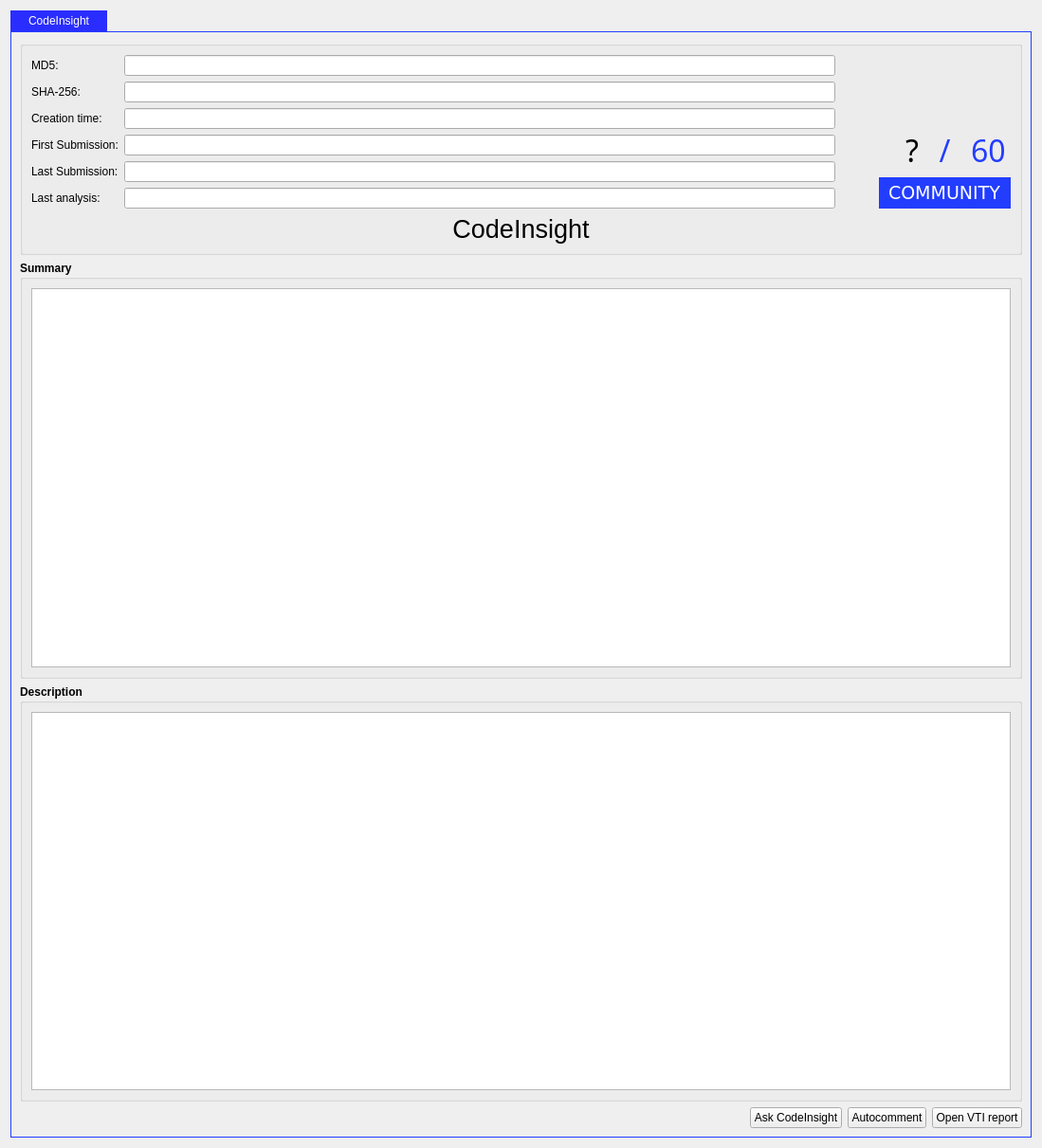
<?xml version="1.0" encoding="UTF-8"?>
<ui version="4.0">
 <class>panelUI</class>
 <widget class="QWidget" name="panelUI">
  <property name="geometry">
   <rect>
    <x>0</x>
    <y>0</y>
    <width>1099</width>
    <height>1211</height>
   </rect>
  </property>
  <property name="sizePolicy">
   <sizepolicy hsizetype="MinimumExpanding" vsizetype="MinimumExpanding">
    <horstretch>0</horstretch>
    <verstretch>0</verstretch>
   </sizepolicy>
  </property>
  <property name="windowTitle">
   <string>VirusTotal</string>
  </property>
  <property name="autoFillBackground">
   <bool>false</bool>
  </property>
  <property name="locale">
   <locale language="English" country="UnitedStates"/>
  </property>
  <layout class="QVBoxLayout" name="verticalLayout_11">
   <item>
    <layout class="QVBoxLayout" name="verticalLayout">
     <item>
      <widget class="QTabWidget" name="tabWidget">
       <property name="enabled">
        <bool>true</bool>
       </property>
       <property name="sizePolicy">
        <sizepolicy hsizetype="Minimum" vsizetype="Minimum">
         <horstretch>0</horstretch>
         <verstretch>0</verstretch>
        </sizepolicy>
       </property>
       <property name="autoFillBackground">
        <bool>false</bool>
       </property>
       <property name="styleSheet">
        <string notr="true">QTabBar::tab { 
border: 2px;
height: 20px;
width: 100%;
color: white;
background-color: rgb(248, 248, 248);
} 

QTabWidget::pane  { 
border-left: 1px solid rgb(35, 61, 255);
border-right: 1px solid rgb(35, 61, 255);
border-bottom: 1px solid rgb(35, 61, 255);
border-top: 1px solid rgb(35, 61, 255);
}

QTabBar::tab:selected { 
color: white;
background-color: rgb(42, 45, 255);
border-left: 1px solid rgb(42, 45, 255);
border-right: 1px solid rgb(42, 45, 255);
border-top: 1px solid rgb(42, 45, 255);
border-bottom: 1px solid rgb(42, 45, 255);
}

QTabBar::tab:!selected {
color: black;
background-color: rgb(248, 248, 248);
border-left: 1px solid gray;
border-right: 1px solid gray;
border-top: 1px solid gray;
}

QTabBarWidget::tab-bar {
color: black;
background-color: rgb(248, 248, 248);
border-bottom: 1px solid  rgb(35, 61, 255);
}</string>
       </property>
       <property name="tabPosition">
        <enum>QTabWidget::North</enum>
       </property>
       <property name="tabShape">
        <enum>QTabWidget::Rounded</enum>
       </property>
       <property name="currentIndex">
        <number>0</number>
       </property>
       <property name="elideMode">
        <enum>Qt::ElideLeft</enum>
       </property>
       <property name="usesScrollButtons">
        <bool>false</bool>
       </property>
       <property name="documentMode">
        <bool>false</bool>
       </property>
       <property name="tabsClosable">
        <bool>false</bool>
       </property>
       <property name="movable">
        <bool>false</bool>
       </property>
       <property name="tabBarAutoHide">
        <bool>false</bool>
       </property>
       <widget class="QWidget" name="tab_codeinsight">
        <property name="sizePolicy">
         <sizepolicy hsizetype="MinimumExpanding" vsizetype="MinimumExpanding">
          <horstretch>0</horstretch>
          <verstretch>0</verstretch>
         </sizepolicy>
        </property>
        <attribute name="title">
         <string>CodeInsight</string>
        </attribute>
        <layout class="QVBoxLayout" name="verticalLayout_20">
         <item>
          <widget class="QGroupBox" name="groupBox">
           <property name="accessibleName">
            <string>General</string>
           </property>
           <property name="autoFillBackground">
            <bool>false</bool>
           </property>
           <property name="title">
            <string/>
           </property>
           <property name="flat">
            <bool>true</bool>
           </property>
           <layout class="QVBoxLayout" name="verticalLayout_7">
            <item>
             <layout class="QHBoxLayout" name="horizontalLayout_10">
              <item>
               <layout class="QGridLayout" name="gridLayout">
                <property name="sizeConstraint">
                 <enum>QLayout::SetMaximumSize</enum>
                </property>
                <item row="2" column="2">
                 <widget class="QLineEdit" name="le_creationtime">
                  <property name="sizePolicy">
                   <sizepolicy hsizetype="MinimumExpanding" vsizetype="Fixed">
                    <horstretch>0</horstretch>
                    <verstretch>0</verstretch>
                   </sizepolicy>
                  </property>
                  <property name="text">
                   <string/>
                  </property>
                  <property name="readOnly">
                   <bool>true</bool>
                  </property>
                  <property name="placeholderText">
                   <string notr="true"/>
                  </property>
                 </widget>
                </item>
                <item row="4" column="0">
                 <widget class="QLabel" name="label_8">
                  <property name="text">
                   <string>Last Submission:</string>
                  </property>
                 </widget>
                </item>
                <item row="3" column="0">
                 <widget class="QLabel" name="label_7">
                  <property name="text">
                   <string>First Submission:</string>
                  </property>
                 </widget>
                </item>
                <item row="2" column="0">
                 <widget class="QLabel" name="label_6">
                  <property name="text">
                   <string>Creation time:</string>
                  </property>
                 </widget>
                </item>
                <item row="3" column="2">
                 <widget class="QLineEdit" name="le_fs">
                  <property name="sizePolicy">
                   <sizepolicy hsizetype="MinimumExpanding" vsizetype="Fixed">
                    <horstretch>0</horstretch>
                    <verstretch>0</verstretch>
                   </sizepolicy>
                  </property>
                  <property name="text">
                   <string/>
                  </property>
                  <property name="maxLength">
                   <number>32900</number>
                  </property>
                  <property name="readOnly">
                   <bool>true</bool>
                  </property>
                  <property name="placeholderText">
                   <string notr="true"/>
                  </property>
                  <property name="clearButtonEnabled">
                   <bool>false</bool>
                  </property>
                 </widget>
                </item>
                <item row="1" column="2">
                 <widget class="QLineEdit" name="le_Sha256">
                  <property name="sizePolicy">
                   <sizepolicy hsizetype="MinimumExpanding" vsizetype="Fixed">
                    <horstretch>0</horstretch>
                    <verstretch>0</verstretch>
                   </sizepolicy>
                  </property>
                  <property name="maximumSize">
                   <size>
                    <width>16777215</width>
                    <height>16777215</height>
                   </size>
                  </property>
                  <property name="text">
                   <string/>
                  </property>
                  <property name="readOnly">
                   <bool>true</bool>
                  </property>
                  <property name="placeholderText">
                   <string notr="true"/>
                  </property>
                 </widget>
                </item>
                <item row="0" column="0">
                 <widget class="QLabel" name="label">
                  <property name="text">
                   <string>MD5:</string>
                  </property>
                 </widget>
                </item>
                <item row="0" column="2">
                 <widget class="QLineEdit" name="le_md5">
                  <property name="sizePolicy">
                   <sizepolicy hsizetype="MinimumExpanding" vsizetype="Fixed">
                    <horstretch>0</horstretch>
                    <verstretch>0</verstretch>
                   </sizepolicy>
                  </property>
                  <property name="text">
                   <string/>
                  </property>
                  <property name="readOnly">
                   <bool>true</bool>
                  </property>
                  <property name="placeholderText">
                   <string notr="true"/>
                  </property>
                 </widget>
                </item>
                <item row="1" column="0">
                 <widget class="QLabel" name="label_2">
                  <property name="text">
                   <string>SHA-256:</string>
                  </property>
                 </widget>
                </item>
                <item row="5" column="0">
                 <widget class="QLabel" name="label_11">
                  <property name="text">
                   <string>Last analysis:</string>
                  </property>
                 </widget>
                </item>
                <item row="4" column="2">
                 <widget class="QLineEdit" name="le_ls">
                  <property name="sizePolicy">
                   <sizepolicy hsizetype="MinimumExpanding" vsizetype="Fixed">
                    <horstretch>0</horstretch>
                    <verstretch>0</verstretch>
                   </sizepolicy>
                  </property>
                  <property name="text">
                   <string/>
                  </property>
                  <property name="readOnly">
                   <bool>true</bool>
                  </property>
                  <property name="placeholderText">
                   <string notr="true"/>
                  </property>
                 </widget>
                </item>
                <item row="5" column="2">
                 <widget class="QLineEdit" name="le_la">
                  <property name="sizePolicy">
                   <sizepolicy hsizetype="MinimumExpanding" vsizetype="Fixed">
                    <horstretch>0</horstretch>
                    <verstretch>0</verstretch>
                   </sizepolicy>
                  </property>
                  <property name="text">
                   <string/>
                  </property>
                  <property name="placeholderText">
                   <string notr="true"/>
                  </property>
                 </widget>
                </item>
               </layout>
              </item>
              <item>
               <spacer name="horizontalSpacer_7">
                <property name="orientation">
                 <enum>Qt::Horizontal</enum>
                </property>
                <property name="sizeType">
                 <enum>QSizePolicy::Preferred</enum>
                </property>
                <property name="sizeHint" stdset="0">
                 <size>
                  <width>40</width>
                  <height>20</height>
                 </size>
                </property>
               </spacer>
              </item>
              <item>
               <layout class="QVBoxLayout" name="verticalLayout_16">
                <property name="sizeConstraint">
                 <enum>QLayout::SetFixedSize</enum>
                </property>
                <item>
                 <widget class="QLabel" name="label_15">
                  <property name="text">
                   <string>&lt;html&gt;&lt;head/&gt;&lt;body&gt;&lt;p&gt;&lt;img src=&quot;:/vtlogo/vt_logo.png&quot;/&gt;&lt;/p&gt;&lt;/body&gt;&lt;/html&gt;</string>
                  </property>
                  <property name="alignment">
                   <set>Qt::AlignCenter</set>
                  </property>
                 </widget>
                </item>
                <item>
                 <layout class="QVBoxLayout" name="verticalLayout_19">
                  <item>
                   <layout class="QHBoxLayout" name="horizontalLayout_14">
                    <property name="sizeConstraint">
                     <enum>QLayout::SetMinimumSize</enum>
                    </property>
                    <item>
                     <widget class="QLabel" name="ratio_malicious">
                      <property name="font">
                       <font>
                        <family>Geneva</family>
                        <pointsize>24</pointsize>
                       </font>
                      </property>
                      <property name="text">
                       <string>?</string>
                      </property>
                      <property name="textFormat">
                       <enum>Qt::RichText</enum>
                      </property>
                      <property name="scaledContents">
                       <bool>false</bool>
                      </property>
                      <property name="alignment">
                       <set>Qt::AlignRight|Qt::AlignTrailing|Qt::AlignVCenter</set>
                      </property>
                     </widget>
                    </item>
                    <item>
                     <widget class="QLabel" name="ratio_slash">
                      <property name="font">
                       <font>
                        <family>Geneva</family>
                        <pointsize>24</pointsize>
                       </font>
                      </property>
                      <property name="styleSheet">
                       <string notr="true">color: rgb(35, 61, 255);
</string>
                      </property>
                      <property name="text">
                       <string>/</string>
                      </property>
                      <property name="alignment">
                       <set>Qt::AlignCenter</set>
                      </property>
                     </widget>
                    </item>
                    <item>
                     <widget class="QLabel" name="ratio_total">
                      <property name="font">
                       <font>
                        <family>Geneva</family>
                        <pointsize>24</pointsize>
                       </font>
                      </property>
                      <property name="styleSheet">
                       <string notr="true">color: rgb(35, 61, 255);</string>
                      </property>
                      <property name="text">
                       <string>60</string>
                      </property>
                      <property name="alignment">
                       <set>Qt::AlignLeading|Qt::AlignLeft|Qt::AlignVCenter</set>
                      </property>
                     </widget>
                    </item>
                   </layout>
                  </item>
                  <item alignment="Qt::AlignHCenter">
                   <widget class="QLabel" name="api_key_type">
                    <property name="font">
                     <font>
                      <family>Verdana</family>
                      <pointsize>14</pointsize>
                     </font>
                    </property>
                    <property name="styleSheet">
                     <string notr="true">background-color: rgb(35, 61, 255);
color: #ffffffff;
border:20px;
border-left: 5px solid rgb(35, 61, 255);
border-right: 5px solid rgb(35, 61, 255);
border-bottom: 5px solid rgb(35, 61, 255);
border-top: 5px solid rgb(35, 61, 255);
</string>
                    </property>
                    <property name="text">
                     <string>COMMUNITY</string>
                    </property>
                   </widget>
                  </item>
                 </layout>
                </item>
               </layout>
              </item>
             </layout>
            </item>
            <item>
             <widget class="QLabel" name="label_codeinsight">
              <property name="sizePolicy">
               <sizepolicy hsizetype="Minimum" vsizetype="Preferred">
                <horstretch>0</horstretch>
                <verstretch>0</verstretch>
               </sizepolicy>
              </property>
              <property name="font">
               <font>
                <pointsize>20</pointsize>
               </font>
              </property>
              <property name="layoutDirection">
               <enum>Qt::LeftToRight</enum>
              </property>
              <property name="autoFillBackground">
               <bool>false</bool>
              </property>
              <property name="text">
               <string>CodeInsight</string>
              </property>
              <property name="scaledContents">
               <bool>false</bool>
              </property>
              <property name="alignment">
               <set>Qt::AlignCenter</set>
              </property>
             </widget>
            </item>
           </layout>
          </widget>
         </item>
         <item>
          <widget class="QGroupBox" name="groupBox_5">
           <property name="sizePolicy">
            <sizepolicy hsizetype="MinimumExpanding" vsizetype="MinimumExpanding">
             <horstretch>0</horstretch>
             <verstretch>0</verstretch>
            </sizepolicy>
           </property>
           <property name="font">
            <font>
             <weight>75</weight>
             <bold>true</bold>
            </font>
           </property>
           <property name="title">
            <string>Summary</string>
           </property>
           <property name="flat">
            <bool>true</bool>
           </property>
           <layout class="QVBoxLayout" name="verticalLayout_15">
            <item>
             <layout class="QVBoxLayout" name="verticalLayout_2">
              <item>
               <widget class="QTextBrowser" name="tb_ci_summary"/>
              </item>
             </layout>
            </item>
           </layout>
          </widget>
         </item>
         <item>
          <widget class="QGroupBox" name="groupBox_3">
           <property name="sizePolicy">
            <sizepolicy hsizetype="MinimumExpanding" vsizetype="Expanding">
             <horstretch>0</horstretch>
             <verstretch>0</verstretch>
            </sizepolicy>
           </property>
           <property name="minimumSize">
            <size>
             <width>40</width>
             <height>12</height>
            </size>
           </property>
           <property name="font">
            <font>
             <weight>75</weight>
             <bold>true</bold>
            </font>
           </property>
           <property name="title">
            <string>Description</string>
           </property>
           <property name="flat">
            <bool>true</bool>
           </property>
           <layout class="QVBoxLayout" name="verticalLayout_3">
            <item>
             <widget class="QTextBrowser" name="tb_ci_description">
              <property name="sizePolicy">
               <sizepolicy hsizetype="Minimum" vsizetype="Expanding">
                <horstretch>0</horstretch>
                <verstretch>0</verstretch>
               </sizepolicy>
              </property>
              <property name="acceptDrops">
               <bool>false</bool>
              </property>
              <property name="documentTitle">
               <string notr="true"/>
              </property>
              <property name="lineWrapMode">
               <enum>QTextEdit::NoWrap</enum>
              </property>
              <property name="html">
               <string>&lt;!DOCTYPE HTML PUBLIC &quot;-//W3C//DTD HTML 4.0//EN&quot; &quot;http://www.w3.org/TR/REC-html40/strict.dtd&quot;&gt;
&lt;html&gt;&lt;head&gt;&lt;meta name=&quot;qrichtext&quot; content=&quot;1&quot; /&gt;&lt;style type=&quot;text/css&quot;&gt;
p, li { white-space: pre-wrap; }
&lt;/style&gt;&lt;/head&gt;&lt;body style=&quot; font-family:'.AppleSystemUIFont'; font-size:13pt; font-weight:400; font-style:normal;&quot;&gt;
&lt;p style=&quot;-qt-paragraph-type:empty; margin-top:0px; margin-bottom:0px; margin-left:0px; margin-right:0px; -qt-block-indent:0; text-indent:0px;&quot;&gt;&lt;br /&gt;&lt;/p&gt;&lt;/body&gt;&lt;/html&gt;</string>
              </property>
             </widget>
            </item>
           </layout>
          </widget>
         </item>
         <item>
          <layout class="QHBoxLayout" name="horizontalLayout_4">
           <item>
            <spacer name="horizontalSpacer">
             <property name="orientation">
              <enum>Qt::Horizontal</enum>
             </property>
             <property name="sizeType">
              <enum>QSizePolicy::Expanding</enum>
             </property>
             <property name="sizeHint" stdset="0">
              <size>
               <width>40</width>
               <height>20</height>
              </size>
             </property>
            </spacer>
           </item>
           <item>
            <widget class="QPushButton" name="pb_askCI">
             <property name="text">
              <string>Ask CodeInsight</string>
             </property>
            </widget>
           </item>
           <item>
            <widget class="QPushButton" name="pb_autocomment">
             <property name="text">
              <string>Autocomment</string>
             </property>
            </widget>
           </item>
           <item>
            <widget class="QPushButton" name="pb_report_main">
             <property name="text">
              <string>Open VTI report</string>
             </property>
            </widget>
           </item>
          </layout>
         </item>
        </layout>
       </widget>
      </widget>
     </item>
    </layout>
   </item>
  </layout>
 </widget>
 <resources>
  <include location="resources/vt_logo.qrc"/>
 </resources>
 <connections/>
</ui>
